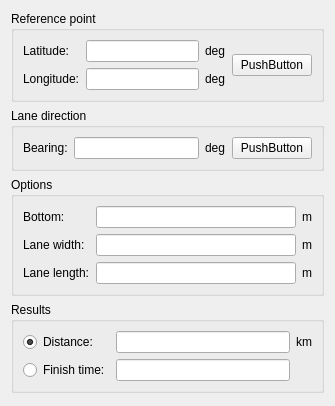
<?xml version="1.0" encoding="UTF-8"?>
<ui version="4.0">
 <class>WideOpenForm</class>
 <widget class="QWidget" name="WideOpenForm">
  <property name="geometry">
   <rect>
    <x>0</x>
    <y>0</y>
    <width>335</width>
    <height>406</height>
   </rect>
  </property>
  <property name="windowTitle">
   <string>Form</string>
  </property>
  <layout class="QVBoxLayout" name="verticalLayout">
   <item>
    <widget class="QGroupBox" name="groupBox">
     <property name="title">
      <string>Reference point</string>
     </property>
     <layout class="QHBoxLayout" name="horizontalLayout">
      <item>
       <layout class="QGridLayout" name="gridLayout">
        <item row="0" column="0">
         <widget class="QLabel" name="label">
          <property name="text">
           <string>Latitude:</string>
          </property>
         </widget>
        </item>
        <item row="0" column="1">
         <widget class="QLineEdit" name="endLatitudeEdit"/>
        </item>
        <item row="0" column="2">
         <widget class="QLabel" name="topUnits">
          <property name="text">
           <string>deg</string>
          </property>
         </widget>
        </item>
        <item row="1" column="0">
         <widget class="QLabel" name="label_2">
          <property name="text">
           <string>Longitude:</string>
          </property>
         </widget>
        </item>
        <item row="1" column="1">
         <widget class="QLineEdit" name="endLongitudeEdit"/>
        </item>
        <item row="1" column="2">
         <widget class="QLabel" name="bottomUnits">
          <property name="text">
           <string>deg</string>
          </property>
         </widget>
        </item>
       </layout>
      </item>
      <item>
       <widget class="QPushButton" name="endGlobeButton">
        <property name="text">
         <string>PushButton</string>
        </property>
       </widget>
      </item>
     </layout>
    </widget>
   </item>
   <item>
    <widget class="QGroupBox" name="groupBox_3">
     <property name="title">
      <string>Lane direction</string>
     </property>
     <layout class="QHBoxLayout" name="horizontalLayout_2">
      <item>
       <widget class="QLabel" name="label_3">
        <property name="text">
         <string>Bearing:</string>
        </property>
       </widget>
      </item>
      <item>
       <widget class="QLineEdit" name="bearingEdit"/>
      </item>
      <item>
       <widget class="QLabel" name="label_4">
        <property name="text">
         <string>deg</string>
        </property>
       </widget>
      </item>
      <item>
       <widget class="QPushButton" name="startGlobeButton">
        <property name="text">
         <string>PushButton</string>
        </property>
       </widget>
      </item>
     </layout>
    </widget>
   </item>
   <item>
    <widget class="QGroupBox" name="groupBox_4">
     <property name="title">
      <string>Options</string>
     </property>
     <layout class="QGridLayout" name="gridLayout_3">
      <item row="0" column="0">
       <widget class="QLabel" name="label_5">
        <property name="text">
         <string>Bottom:</string>
        </property>
       </widget>
      </item>
      <item row="0" column="1">
       <widget class="QLineEdit" name="bottomEdit"/>
      </item>
      <item row="0" column="2">
       <widget class="QLabel" name="label_8">
        <property name="text">
         <string>m</string>
        </property>
       </widget>
      </item>
      <item row="1" column="0">
       <widget class="QLabel" name="label_6">
        <property name="text">
         <string>Lane width:</string>
        </property>
       </widget>
      </item>
      <item row="1" column="1">
       <widget class="QLineEdit" name="laneWidthEdit"/>
      </item>
      <item row="1" column="2">
       <widget class="QLabel" name="label_9">
        <property name="text">
         <string>m</string>
        </property>
       </widget>
      </item>
      <item row="2" column="0">
       <widget class="QLabel" name="label_7">
        <property name="text">
         <string>Lane length:</string>
        </property>
       </widget>
      </item>
      <item row="2" column="1">
       <widget class="QLineEdit" name="laneLengthEdit"/>
      </item>
      <item row="2" column="2">
       <widget class="QLabel" name="label_10">
        <property name="text">
         <string>m</string>
        </property>
       </widget>
      </item>
     </layout>
    </widget>
   </item>
   <item>
    <widget class="QGroupBox" name="groupBox_2">
     <property name="title">
      <string>Results</string>
     </property>
     <layout class="QGridLayout" name="gridLayout_2">
      <item row="0" column="0">
       <widget class="QRadioButton" name="distanceButton">
        <property name="text">
         <string>Distance:</string>
        </property>
        <property name="checked">
         <bool>true</bool>
        </property>
       </widget>
      </item>
      <item row="0" column="1">
       <widget class="QLineEdit" name="distanceEdit">
        <property name="readOnly">
         <bool>true</bool>
        </property>
       </widget>
      </item>
      <item row="0" column="2">
       <widget class="QLabel" name="timeUnits">
        <property name="text">
         <string>km</string>
        </property>
       </widget>
      </item>
      <item row="1" column="0">
       <widget class="QRadioButton" name="speedButton">
        <property name="text">
         <string>Finish time:</string>
        </property>
       </widget>
      </item>
      <item row="1" column="1">
       <widget class="QLineEdit" name="speedEdit">
        <property name="readOnly">
         <bool>true</bool>
        </property>
       </widget>
      </item>
     </layout>
    </widget>
   </item>
   <item>
    <spacer name="verticalSpacer">
     <property name="orientation">
      <enum>Qt::Vertical</enum>
     </property>
     <property name="sizeHint" stdset="0">
      <size>
       <width>20</width>
       <height>40</height>
      </size>
     </property>
    </spacer>
   </item>
  </layout>
 </widget>
 <resources/>
 <connections/>
</ui>
